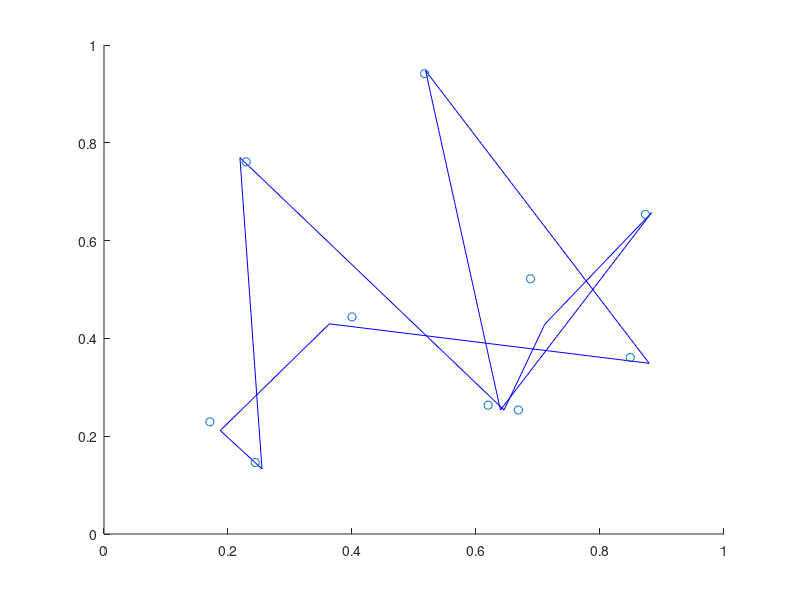
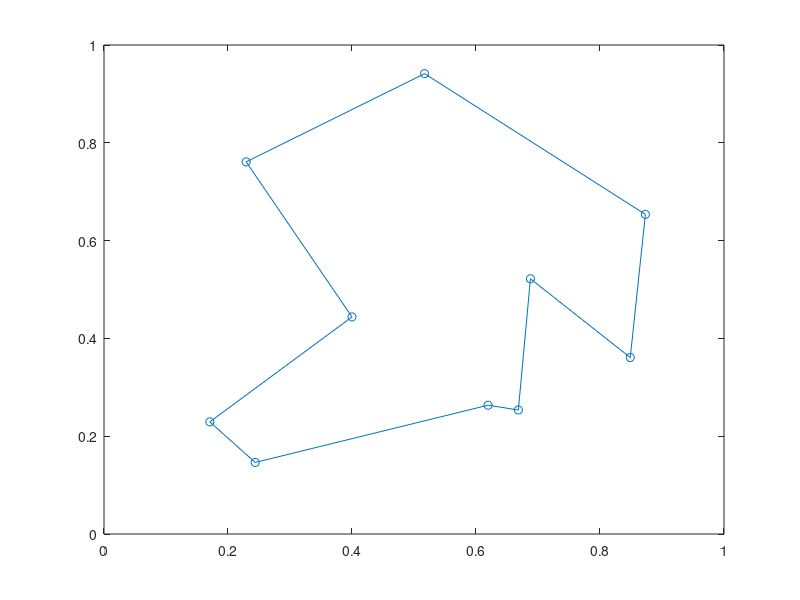

MATLAB code for these plots, in order:
%% Debug stuff

close all

animation=false;
plotWeight=false;

LearningRate=0.2;
% Number of hidden nodes
NodeNumber=50;
% % Number of epochs
MaxEpoch=10;

% "circle", "random" or "uniform"
InitialDistribution="circle";

% Neighbourhood
Nbrhd=round(linspace(3,0,MaxEpoch));



cities=load('./datasets/cities.dat');
cities=cities(randperm(size(cities,1)),:);

if InitialDistribution=="circle"
    x_init=linspace(0,2*pi,NodeNumber+1)';
    W=[cos(x_init(1:end-1)) sin(x_init(1:end-1))]./2+0.5;
elseif InitialDistribution=="random"
    W=rand(NodeNumber,2);
elseif InitialDistribution=="uniform"
    [X,Y]=meshgrid(linspace(0,1,round(sqrt(NodeNumber))));
    W=[reshape(X,[],1) reshape(Y,[],1)];
end



circ = @(x) (1 + mod(x-1, NodeNumber));

tour=zeros(size(cities)+[1 0]);
tour2=tour;
BestNodeArray=zeros(length(cities),1);

figure
hold on

for epoch=1:MaxEpoch+1
    hold on
    for city=1:length(cities)
        
        dist=sqrt((W(:,1)-cities(city,1)).^2+(W(:,2)-cities(city,2)).^2);
        
        [~,BestNode]=min(dist);
        BestNodeArray(city)=BestNode;
        
        if epoch<=MaxEpoch
        difference=(W-cities(city,:));
        W(circ(BestNode-Nbrhd):circ(BestNode+Nbrhd),:)=...
            W(circ(BestNode-Nbrhd):circ(BestNode+Nbrhd),:)-...
            LearningRate*difference(circ(BestNode-Nbrhd):circ(BestNode+Nbrhd),:);
        
        tour(city,:)=W(BestNode,:);
        
        tour(end,:)=tour(1,:);
        end
        
        
        if animation && epoch>1
            tour2=sortrows([cities BestNodeArray],3);
            tour2(end,:)=tour2(1,:);
            if plotWeight
                plot(W(:,1),W(:,2),'r+')
            end
            plot(tour2(:,1),tour2(:,2),'b-')
            scatter(cities(:,1), cities(:,2))
            title(sprintf('Epoch %d/%d',epoch,MaxEpoch))
            pause(0.1)
        end
        clf
        hold on
    end
%     tour(end,:)=tour(1,:);
    
end

            if plotWeight
                plot(W(:,1),W(:,2),'r+')
            end
            plot(tour(:,1),tour(:,2),'b-')
            scatter(cities(:,1), cities(:,2))
            

tour=sortrows([cities BestNodeArray],3);
tour(end+1,:)=tour(1,:);

figure;
plot(tour(:,1),tour(:,2));
hold on
scatter(cities(:,1), cities(:,2))


